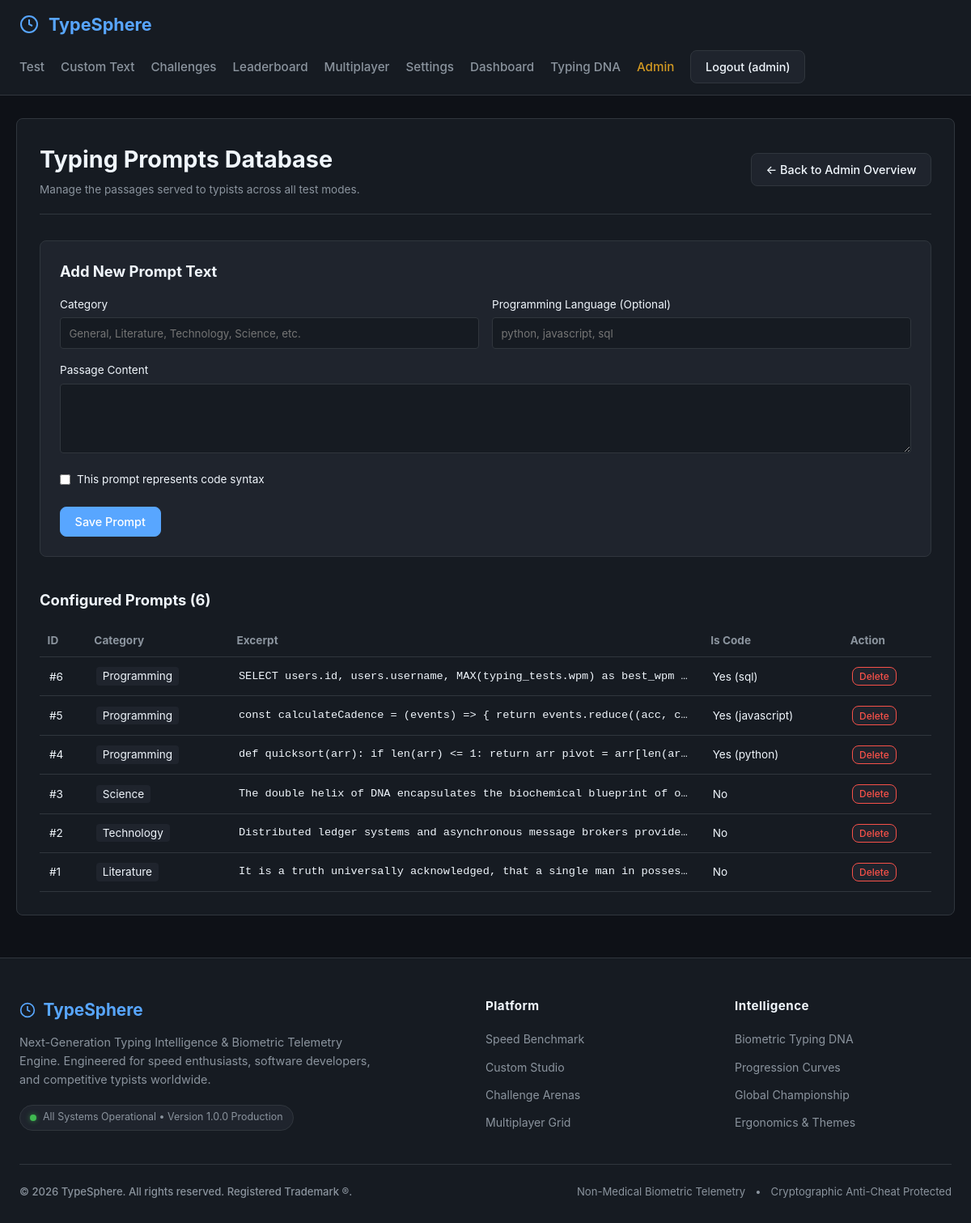
Screenshot of /admin/texts (signed in) with the database file from the repository.
### app/models/user.py (models this page shows, shortened)
class User(UserMixin, db.Model):
    __tablename__ = 'users'
    id = db.Column(db.Integer, primary_key=True)
    username = db.Column(db.String(64), unique=True, nullable=False, index=True)
    email = db.Column(db.String(120), unique=True, nullable=False, index=True)
    password_hash = db.Column(db.String(256), nullable=False)
    role = db.Column(db.String(20), default='user') # 'user' or 'admin'
    is_verified = db.Column(db.Boolean, default=True, nullable=True)
    created_at = db.Column(db.DateTime, default=datetime.utcnow)
    tests = db.relationship('TypingTest', backref='user', lazy='dynamic', cascade="all, delete-orphan")
    dna_profile = db.relationship('TypingDNA', uselist=False, backref='user', cascade="all, delete-orphan")
    user_settings = db.relationship('UserSettings', uselist=False, backref='user', cascade="all, delete-orphan")
    achievements = db.relationship('UserAchievement', backref='user', lazy='dynamic', cascade="all, delete-orphan")
    @property
    def is_admin(self):
        return self.role == 'admin'

### app/models/typing.py (models this page shows)
class TypingText(db.Model):
    __tablename__ = 'typing_texts'
    id = db.Column(db.Integer, primary_key=True)
    category = db.Column(db.String(64), default='General', index=True)
    difficulty = db.Column(db.String(32), default='medium') # easy, medium, hard
    language = db.Column(db.String(32), default='english')
    content = db.Column(db.Text, nullable=False)
    source = db.Column(db.String(128), default='System')
    is_code = db.Column(db.Boolean, default=False)
    code_lang = db.Column(db.String(32), nullable=True) # python, javascript, sql, etc.

### app/routes/admin.py (the view, shortened to what this page needs)
@admin_bp.route('/texts', methods=['GET', 'POST'])
def manage_texts():
    texts = TypingText.query.order_by(TypingText.id.desc()).all()
    return render_template('admin/texts.html', texts=texts)

### app/routes/admin.py (called while the page is built)
@admin_bp.before_request
@login_required
def require_admin():
    if not current_user.is_admin:
        abort(403)

### app/templates/admin/texts.html
{% extends 'base.html' %}
{% block content %}
<div class="card">
  <div style="display: flex; justify-content: space-between; align-items: center; border-bottom: 1px solid var(--border-color); padding-bottom: 1.25rem; margin-bottom: 2rem; flex-wrap: wrap; gap: 1rem;">
    <div>
      <h1 style="font-size: 1.8rem; font-weight: 700; margin: 0;">Typing Prompts Database</h1>
      <p style="color: var(--text-muted); font-size: 0.85rem; margin-top: 0.35rem;">Manage the passages served to typists across all test modes.</p>
    </div>
    <a href="{{ url_for('admin.index') }}" class="btn">&larr; Back to Admin Overview</a>
  </div>
  <form method="POST" style="background: var(--bg-card); padding: 1.5rem; border-radius: var(--radius); margin-bottom: 2.5rem; border: 1px solid var(--border-color);">
    <h3 style="font-size: 1.15rem; margin-bottom: 1rem;">Add New Prompt Text</h3>
    <div style="display: grid; grid-template-columns: 1fr 1fr; gap: 1rem; margin-bottom: 1rem;">
      <div>
        <label style="display: block; font-size: 0.85rem; margin-bottom: 0.4rem;">Category</label>
        <input type="text" name="category" placeholder="General, Literature, Technology, Science, etc." required style="width: 100%; padding: 0.65rem; background: var(--bg-secondary); border: 1px solid var(--border-color); border-radius: 4px; color: var(--text-primary); font-family: inherit;">
      </div>
      <div>
        <label style="display: block; font-size: 0.85rem; margin-bottom: 0.4rem;">Programming Language (Optional)</label>
        <input type="text" name="code_lang" placeholder="python, javascript, sql" style="width: 100%; padding: 0.65rem; background: var(--bg-secondary); border: 1px solid var(--border-color); border-radius: 4px; color: var(--text-primary); font-family: inherit;">
      </div>
    </div>
    <div style="margin-bottom: 1rem;">
      <label style="display: block; font-size: 0.85rem; margin-bottom: 0.4rem;">Passage Content</label>
      <textarea name="content" rows="4" required style="width: 100%; padding: 0.75rem; background: var(--bg-secondary); border: 1px solid var(--border-color); border-radius: 4px; color: var(--text-primary); font-family: var(--font-mono);"></textarea>
    </div>
    <div style="margin-bottom: 1.5rem; display: flex; align-items: center; gap: 0.5rem;">
      <input type="checkbox" name="is_code" id="is_code">
      <label for="is_code" style="font-size: 0.85rem; cursor: pointer;">This prompt represents code syntax</label>
    </div>
    <button type="submit" class="btn btn-primary">Save Prompt</button>
  </form>
  <h3 style="font-size: 1.15rem; margin-bottom: 1rem;">Configured Prompts ({{ texts|length }})</h3>
  <table style="width: 100%; border-collapse: collapse; text-align: left;">
    <thead>
      <tr style="border-bottom: 1px solid var(--border-color); color: var(--text-muted); font-size: 0.85rem;">
        <th style="padding: 0.6rem;">ID</th>
        <th style="padding: 0.6rem;">Category</th>
        <th style="padding: 0.6rem;">Excerpt</th>
        <th style="padding: 0.6rem;">Is Code</th>
        <th style="padding: 0.6rem;">Action</th>
      </tr>
    </thead>
    <tbody>
      {% for t in texts %}
      <tr style="border-bottom: 1px solid var(--border-color); font-size: 0.85rem;">
        <td style="padding: 0.75rem;">#{{ t.id }}</td>
        <td style="padding: 0.75rem;"><span style="background: var(--bg-card); padding: 0.2rem 0.5rem; border-radius: 4px;">{{ t.category }}</span></td>
        <td style="padding: 0.75rem; max-width: 420px; overflow: hidden; text-overflow: ellipsis; white-space: nowrap; font-family: var(--font-mono);">{{ t.content }}</td>
        <td style="padding: 0.75rem;">{{ 'Yes (' + t.code_lang + ')' if t.is_code else 'No' }}</td>
        <td style="padding: 0.75rem;">
          <form method="POST" action="{{ url_for('admin.delete_text', text_id=t.id) }}" onsubmit="return confirm('Delete this prompt permanently?');">
            <button type="submit" class="btn" style="padding: 0.2rem 0.5rem; font-size: 0.75rem; border-color: var(--danger); color: var(--danger);">Delete</button>
          </form>
        </td>
      </tr>
      {% endfor %}
    </tbody>
  </table>
</div>
{% endblock %}

### app/templates/base.html (shortened to what this page needs)
<!DOCTYPE html>
<html lang="en" data-theme="dark">
<head>
  <link rel="stylesheet" href="{{ url_for('static', filename='css/main.css') }}">
  <link rel="stylesheet" href="{{ url_for('static', filename='css/typing.css') }}">
  <link rel="stylesheet" href="{{ url_for('static', filename='css/keyboard.css') }}">
  <link rel="stylesheet" href="{{ url_for('static', filename='css/components.css') }}">
</head>
<body>
  <nav class="navbar">
    <div style="display: flex; align-items: center; justify-content: space-between; width: 100%; max-width: 1200px; margin: 0 auto;">
      <a href="{{ url_for('typing.test_page') }}" class="brand" data-tooltip="Navigate to primary typing test track" data-tooltip-title="TYPESPHERE HOME">
        <svg width="24" height="24" viewBox="0 0 24 24" fill="none" stroke="currentColor" stroke-width="2">
          <circle cx="12" cy="12" r="10"></circle>
          <path d="M12 6v6l4 2"></path>
        </svg>
        TypeSphere
      </a>
    </div>
    <ul class="nav-links" id="main-nav-links">
      <li><a href="{{ url_for('typing.test_page') }}" class="nav-link" data-tooltip="Open speed typing test track" data-tooltip-title="TEST TRACK">Test</a></li>
      <li><a href="{{ url_for('typing.custom_text_page') }}" class="nav-link" data-tooltip="Paste your own articles, study notes, or code" data-tooltip-title="CUSTOM STUDIO">Custom Text</a></li>
      <li><a href="{{ url_for('challenges.index') }}" class="nav-link" data-tooltip="Compete in Survival, Accuracy, and Daily Challenge modes" data-tooltip-title="CHALLENGES">Challenges</a></li>
      <li><a href="{{ url_for('leaderboard.index') }}" class="nav-link" data-tooltip="View global verified rankings" data-tooltip-title="LEADERBOARD">Leaderboard</a></li>
      <li><a href="{{ url_for('multiplayer.index') }}" class="nav-link" data-tooltip="Join real-time synchronized typing races" data-tooltip-title="MULTIPLAYER">Multiplayer</a></li>
      <li><a href="{{ url_for('settings.index') }}" class="nav-link" data-tooltip="Customize themes, mechanical sounds, carets, and typography" data-tooltip-title="SETTINGS">Settings</a></li>
      {% if current_user.is_authenticated %}
        <li><a href="{{ url_for('dashboard.index') }}" class="nav-link" data-tooltip="View personal records and streaks" data-tooltip-title="DASHBOARD">Dashboard</a></li>
        <li><a href="{{ url_for('dashboard.dna_profile') }}" class="nav-link" data-tooltip="Inspect left vs right hand balance" data-tooltip-title="TYPING DNA">Typing DNA</a></li>
        {% if current_user.is_admin %}
          <li><a href="{{ url_for('admin.index') }}" class="nav-link" style="color: var(--warning);" data-tooltip="Manage prompts and anti-cheat" data-tooltip-title="ADMIN PANEL">Admin</a></li>
        {% endif %}
        <li><a href="{{ url_for('auth.logout') }}" class="btn" data-tooltip="Securely end current session" data-tooltip-title="LOGOUT">Logout ({{ current_user.username }})</a></li>
      {% endif %}
    </ul>
  </nav>
  <div class="container">
    {% block content %}{% endblock %}
  </div>
  <footer class="app-footer">
    <div class="footer-container">
      <div class="footer-grid">
        <div class="footer-brand-col">
          <div class="footer-brand-title">
            <svg width="20" height="20" viewBox="0 0 24 24" fill="none" stroke="currentColor" stroke-width="2">
              <circle cx="12" cy="12" r="10"></circle>
              <path d="M12 6v6l4 2"></path>
            </svg>
            TypeSphere
          </div>
          <p class="footer-tagline">
            Next-Generation Typing Intelligence & Biometric Telemetry Engine. Engineered for speed enthusiasts, software developers, and competitive typists worldwide.
          </p>
          <div class="footer-status-pill">
            <span class="status-dot"></span>
            <span>All Systems Operational &bull; Version 1.0.0 Production</span>
          </div>
        </div>
        <div class="footer-links-col">
          <h4>Platform</h4>
          <ul>
            <li><a href="{{ url_for('typing.test_page') }}">Speed Benchmark</a></li>
            <li><a href="{{ url_for('typing.custom_text_page') }}">Custom Studio</a></li>
            <li><a href="{{ url_for('challenges.index') }}">Challenge Arenas</a></li>
            <li><a href="{{ url_for('multiplayer.index') }}">Multiplayer Grid</a></li>
          </ul>
        </div>
        <div class="footer-links-col">
          <h4>Intelligence</h4>
          <ul>
            <li><a href="{{ url_for('dashboard.dna_profile') }}">Biometric Typing DNA</a></li>
            <li><a href="{{ url_for('dashboard.analytics') }}">Progression Curves</a></li>
            <li><a href="{{ url_for('leaderboard.index') }}">Global Championship</a></li>
            <li><a href="{{ url_for('settings.index') }}">Ergonomics & Themes</a></li>
          </ul>
        </div>
      </div>
      <div class="footer-bottom-bar">
        <div class="copyright-text">
          &copy; 2026 TypeSphere. All rights reserved. Registered Trademark &reg;.
        </div>
        <div class="footer-meta-links">
          <span>Non-Medical Biometric Telemetry</span>
          <span>&bull;</span>
          <span>Cryptographic Anti-Cheat Protected</span>
        </div>
      </div>
    </div>
  </footer>
</body>
</html>

### app/static/css/main.css (style rules this page uses)
:root { --bg-primary: #0e1117; --bg-secondary: #161b22; --bg-card: #1f242d; --text-primary: #f0f6fc; --text-muted: #8b949e; --accent: #58a6ff; --accent-glow: rgba(88, 166, 255, 0.25); --success: #3fb950; --danger: #f85149; --warning: #d29922; --font-mono: 'JetBrains Mono', 'Fira Code', monospace; --font-sans: 'Inter', -apple-system, BlinkMacSystemFont, 'Segoe UI', sans-serif; --typing-font-size: 20px; --border-color: #30363d; --radius: 8px; --transition: all 0.2s cubic-bezier(0.16, 1, 0.3, 1); }
* { margin: 0; padding: 0; box-sizing: border-box; }
body { background-color: var(--bg-primary); color: var(--text-primary); font-family: var(--font-sans); line-height: 1.5; min-height: 100vh; display: flex; flex-direction: column; }
.navbar { background-color: var(--bg-secondary); border-bottom: 1px solid var(--border-color); padding: 0.85rem 1.5rem; display: flex; justify-content: space-between; align-items: center; flex-wrap: wrap; gap: 1rem; position: relative; }
.brand { display: flex; align-items: center; gap: 0.75rem; text-decoration: none; font-weight: 700; font-size: 1.35rem; color: var(--accent); }
.nav-links { display: flex; list-style: none; gap: 1.25rem; align-items: center; flex-wrap: wrap; }
.nav-link { color: var(--text-muted); text-decoration: none; font-size: 0.95rem; font-weight: 500; transition: var(--transition); }
.btn { background: var(--bg-card); color: var(--text-primary); border: 1px solid var(--border-color); padding: 0.55rem 1.1rem; border-radius: var(--radius); cursor: pointer; font-family: inherit; font-weight: 500; font-size: 0.9rem; display: inline-flex; align-items: center; gap: 0.5rem; transition: var(--transition); text-decoration: none; user-select: none; }
.btn-primary { background: var(--accent); color: #fff; border-color: var(--accent); }
.container { width: 100%; max-width: 1200px; margin: 0 auto; padding: 1.75rem 1.25rem; flex: 1; }
.card { background: var(--bg-secondary); border: 1px solid var(--border-color); border-radius: var(--radius); padding: 1.75rem; margin-bottom: 1.5rem; }
.app-footer { background: var(--bg-secondary); border-top: 1px solid var(--border-color); padding: 3rem 1.5rem 1.75rem; margin-top: auto; }
.footer-container { max-width: 1200px; margin: 0 auto; }
.footer-grid { display: grid; grid-template-columns: 2fr 1fr 1fr; gap: 2.5rem; margin-bottom: 2.5rem; }
.footer-brand-title { display: flex; align-items: center; gap: 0.6rem; font-size: 1.3rem; font-weight: 700; color: var(--accent); margin-bottom: 0.75rem; }
.footer-tagline { color: var(--text-muted); font-size: 0.9rem; line-height: 1.6; max-width: 440px; margin-bottom: 1.25rem; }
.footer-status-pill { display: inline-flex; align-items: center; gap: 0.5rem; background: var(--bg-card); border: 1px solid var(--border-color); padding: 0.35rem 0.75rem; border-radius: 20px; font-size: 0.78rem; color: var(--text-muted); }
.status-dot { width: 8px; height: 8px; border-radius: 50%; background: var(--success); box-shadow: 0 0 6px rgba(63, 185, 80, 0.6); }
.footer-links-col h4 { font-size: 0.95rem; font-weight: 700; color: var(--text-primary); margin-bottom: 1rem; letter-spacing: 0.03em; }
.footer-links-col ul { list-style: none; display: flex; flex-direction: column; gap: 0.65rem; }
.footer-links-col a { color: var(--text-muted); text-decoration: none; font-size: 0.88rem; transition: var(--transition); }
.footer-bottom-bar { border-top: 1px solid var(--border-color); padding-top: 1.5rem; display: flex; justify-content: space-between; align-items: center; flex-wrap: wrap; gap: 1rem; font-size: 0.82rem; color: var(--text-muted); }
.copyright-text { font-weight: 500; }
.footer-meta-links { display: flex; gap: 0.75rem; }

### rows the page displays
User: username "admin"
TypingText: id "6", category "Programming", content "SELECT users.id, users.username, MAX(typing_tests.wpm) as best_wpm…", is_code+code_lang "Yes (sql)"
TypingText: id "5", category "Programming", content "const calculateCadence = (events) => { return events.reduce((acc, c…", is_code+code_lang "Yes (javascript)"
TypingText: id "4", category "Programming", content "def quicksort(arr): if len(arr) <= 1: return arr pivot = arr[len(ar…", is_code+code_lang "Yes (python)"
TypingText: id "3", category "Science", content "The double helix of DNA encapsulates the biochemical blueprint of o…", is_code "No"
TypingText: id "2", category "Technology", content "Distributed ledger systems and asynchronous message brokers provide…", is_code "No"
TypingText: id "1", category "Literature", content "It is a truth universally acknowledged, that a single man in posses…", is_code "No"

### other values shown
{{ texts|length }} "6"
